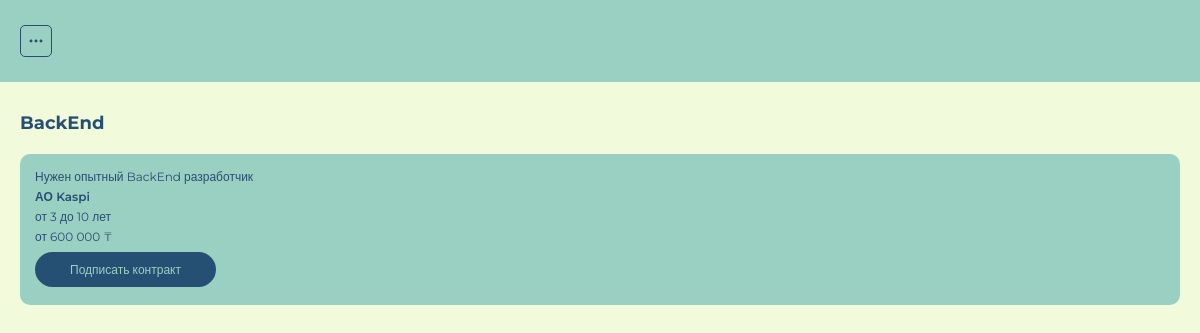
/category/jobs/backend/ (signed in), run on the app's committed database.
### it_app/models.py (models this page shows, shortened)
class Category(models.Model):
    name = models.CharField("Название категории", max_length=255)
    slug = models.SlugField(unique=True, editable=False, blank=True)
    class Meta:
        verbose_name = "Категория"
        verbose_name_plural = "Категории"

class Job(models.Model):
    title = models.CharField("Название вакансии", max_length=255)
    category = models.ForeignKey(Category, on_delete=models.CASCADE, verbose_name="Выберите категорию")
    company = models.CharField("Название компании", max_length=200)
    experience = models.CharField("Опыт работы", max_length=255, default="без опыта")
    salary = models.CharField("Оклад", max_length=100)
    description = models.TextField("Описание вакансии")
    skills = models.CharField("Навыки", max_length=255)
    address = models.CharField("Адрес", max_length=100)
    phone = models.CharField("Телефон", max_length=14)
    email = models.CharField("E-mail", max_length=100)
    created_at = models.DateTimeField("Дата публикации", default=datetime.now)
    class Meta:
        verbose_name = "Вакансия"
        verbose_name_plural = "Вакансии"

### it_app/views.py (the view)
# urls.py: path('category/jobs/<slug:slug>/', views.jobs_by_category_page, name='jobs_by_category_page'),
def jobs_by_category_page(request, slug):
    category = get_object_or_404(Category, slug=slug)
    jobs = Job.objects.filter(category=category)
    context = {
        'category' : category,
        'jobs' : jobs
    }
    return render(request, "jobs-by-category.html", context)

### it_app/templates/jobs-by-category.html (shortened to what this page needs)
{% extends 'base.html' %}
{% block content%}
{% if user.is_authenticated %}
<section class="jobs">
    <div class="container">
        <h2 class="title">{{ category.name }}</h2>
        <div class="jobs-list">
            {%for job in jobs %}
            <div class="job-card">
                <h3 class="job-card-title">{{ job.title }}</h3>
                <h3 class="job-card-company">{{ job.company}}</h3>
                <h3 class="job-card-title">{{ job.experience }}</h3>
                <h3 class="job-card-title">
                    {% if job.salary == "не указано" %}
                    {{ job.salary }}
                    {% else %}
                    {{ job.salary }} &#8376
                    {% endif %}
                </h3>
                <a href="{% url 'job_detail_page' pk=job.pk %}" class="dark-btn">Подписать контракт</a>
            </div>
            {% endfor %}
        </div>
    </div>
</section>
{% endblock %}

### it_app/static/css/style.css (style rules this page uses)
* { padding: 0; margin: 0; box-sizing: border-box; font-family: "Montserrat", sans-serif; }
:root { --light: #F1FADA; --secondary: #9AD0C2; --success: #2D9586; --dark: #265073; }
.container { margin: 0 20px; }
.categories, .jobs, .job-detail, .auth { padding: 30px 0; }
.title { font-size: 18px; font-weight: 700; color: var(--dark); }
.categories-list, .jobs-list { margin: 20px 0; }
.job-card { background-color: var(--secondary); padding: 15px; border-radius: 10px; margin-bottom: 20px; }
.job-card-title, .job-card-company { color: var(--dark); font-size: 12px; margin-bottom: 5px; }
.job-card-title { font-weight: 400; }
.job-card-company { font-weight: 600; }
.dark-btn, .btn-success { font-size: 12px; text-decoration: none; margin: 3px 0; display: inline-block; background-color: var(--dark); padding: 10px 35px; color: var(--secondary); border-radius: 30px; border: none; cursor: pointer; }

### data on the page
Category: name "BackEnd"
Job: title "Нужен опытный BackEnd разработчик", company "АО Kaspi", experience "от 3 до 10 лет", salary "от 600 000"
